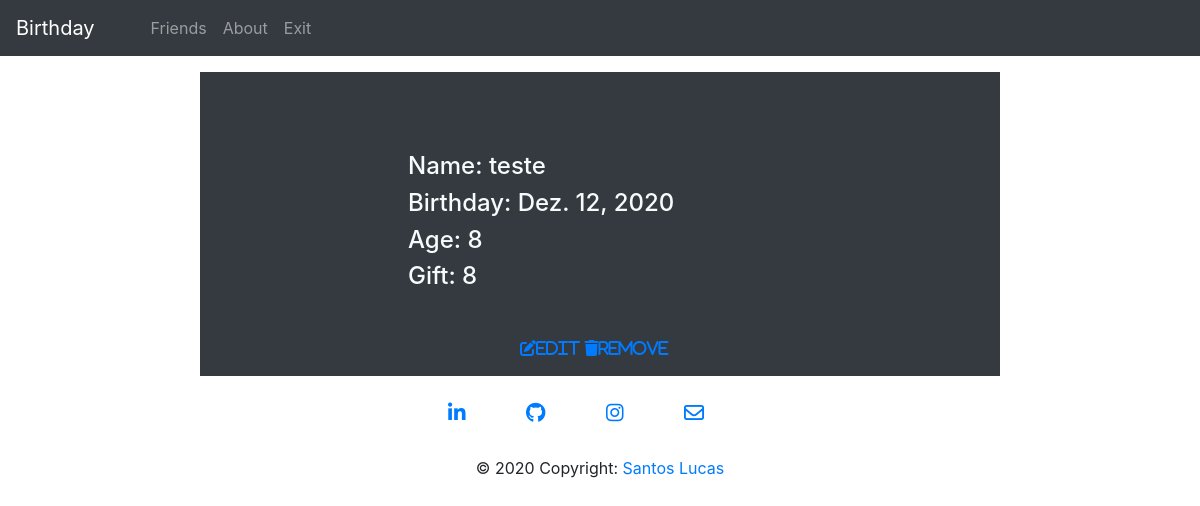
Page /friend/49 (signed in) on the earlier database version.
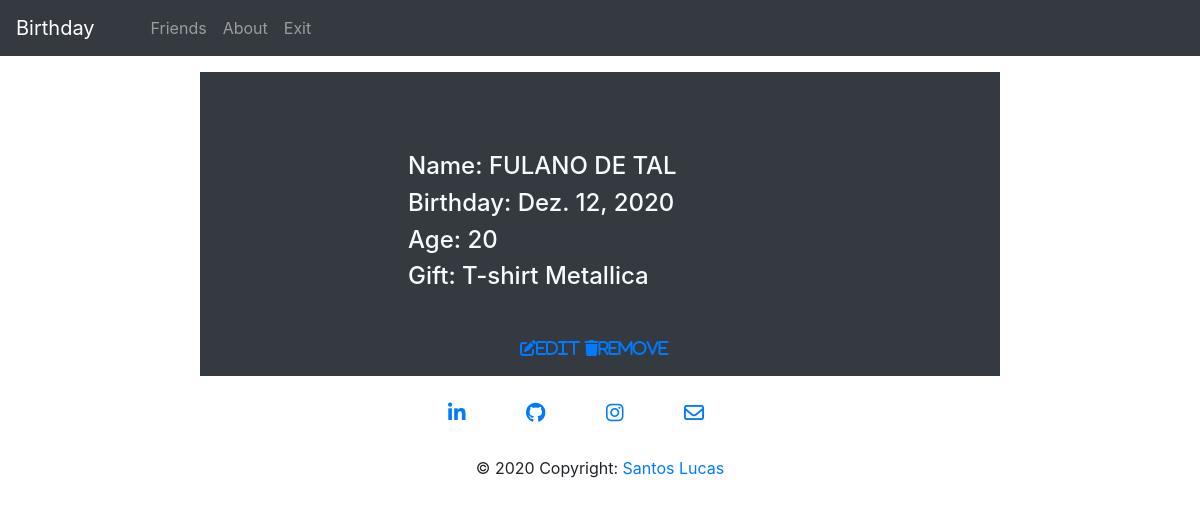
Same page on the later database version.
### friends/models.py (models this page shows, shortened)
class Friend(models.Model):
    name = models.CharField(max_length=250, default="")
    birthday = models.DateField()
    age = models.IntegerField()
    gift = models.TextField()
    user = models.ForeignKey(get_user_model(), on_delete=models.CASCADE)

### friends/views.py (the view)
# urls.py: path('friend/<int:id>', views.friendView, name='friend-view'),
@login_required
def friendView(request, id):
    friend = get_object_or_404(Friend, pk=id)
    return render(request, 'friends/friend-view.html', {'friend': friend})

### friends/templates/friends/friend-view.html (shortened to what this page needs)
{% extends 'base.html' %}
{% block content %}
<div class="content">
    <div class="friend-infos">
        <h4>Name: {{ friend.name }}</h4>
        <h4>Birthday: {{ friend.birthday }}</h4>
        <h4>Age: {{ friend.age }}</h4>
        <h4>Gift: {{ friend.gift }}</h4>
    </div>
    <br>
    <div class="friends-actions">
        <span><a href="../editfriend/{{ friend.id }}" class="fas fa-edit">EDIT</a></span>
        <span><a href="../deletefriend/{{ friend.id }}" class="fas fa-trash">REMOVE</a></span>
    </div>
</div>
{% endblock %}

### friends/templates/base.html (shortened to what this page needs)
</html>
{% load static %}
<!DOCTYPE html>
<html lang="en">
<head>
    <link href="https://stackpath.bootstrapcdn.com/bootstrap/4.4.1/css/bootstrap.min.css" rel="stylesheet"
>
    <link href="{% static 'css/style.css' %}" rel="stylesheet">
</head>
<body>
    <header>
        <nav class="navbar navbar-expand-lg navbar-light bg-light navbar-dark bg-dark">
            <a class="navbar-brand" href="#">Birthday</a>
            <div class="collapse navbar-collapse" id="navbarTogglerDemo02">
                <ul class="navbar-nav mt-2 mt-lg-0">
                    {% if user.is_authenticated %}
                    <li class="nav-item">
                        <a class="nav-link" href="{% url 'friends:friend-list' %}">Friends</a>
                    </li>
                    <li class="nav-item">
                        <a class="nav-link" href="{% url 'about:about' %}">About</a>
                    </li>
                    {% else %}
                    <li>
                        <a class="nav-link" href="/accounts/login">Login</a>
                    </li>
                    {% endif %}
                    {% if user.is_authenticated %}
                    <li>
                        <a class="nav-link" href="/accounts/logout">Exit</a>
                    </li>
                    {% endif %}
                </ul>
            </div>
        </nav>
    </header>
    <main>
        {% block content %}
        {% endblock %}
    </main>
    <footer class="page-footer font-small special-color-dark pt-4">
        <div class="container">
            <ul class="list-unstyled list-inline text-center">
                <li class="list-inline-item">
                    <a href="https://www.linkedin.com/in/lucas-santos-718974168/" class="li-ic">
                        <i class="fab fa-linkedin-in fa-lg white-text mr-md-5 mr-3 fa-2x"> </i>
                    </a>
                </li>
                <li class="list-inline-item">
                    <a href="https://github.com/LuccaSantos" class="gplus-ic">
                        <i class="fab fa-github fa-lg white-text mr-md-5 mr-3 fa-2x"></i>
                    </a>
                </li>
                <li class="list-inline-item">
                    <a href="https://www.instagram.com/santos.do.carmo/" class="ins-ic">
                        <i class="fab fa-instagram fa-lg white-text mr-md-5 mr-3 fa-2x"> </i>
                    </a>
                </li>
                <li class="list-inline-item">
                    <a href="{% url 'about:about' %}"><i class="far fa-envelope fa-lg white-text mr-md-5 mr-3 fa-2x"></i></a>
                </li>
            </ul>
        </div>
        <div class="footer-copyright text-center py-3">© 2020 Copyright:
            <a href="#">Santos Lucas</a>
        </div>
    </footer>
</body>
</html>

### friends/static/css/style.css (style rules this page uses)
body { margin: 0px; padding: 0px; background-image: #F6FCFC; }
a { text-decoration: none; }
@media only screen and (min-width: 960px) { .content { height: auto; width: 50em; margin: auto; padding: 1em; margin-top: 1em; background-color: #343a40; color:#F6FCFC; } }
@media only screen and (min-width: 960px) { .navbar-collapse ul { margin-left: 2em; } }
@media only screen and (min-width: 960px) { .friend-infos { width: 50%; height: 20%; padding-top: 4em; margin: auto; } }
@media only screen and (min-width: 960px) { .friends-actions { width: 10em; padding-top: 4em; margin: auto; } }

Differences in the rows shown:
changed Friend: name "teste" → "FULANO DE TAL"; age "8" → "20"; gift "8" → "T-shirt Metallica"
